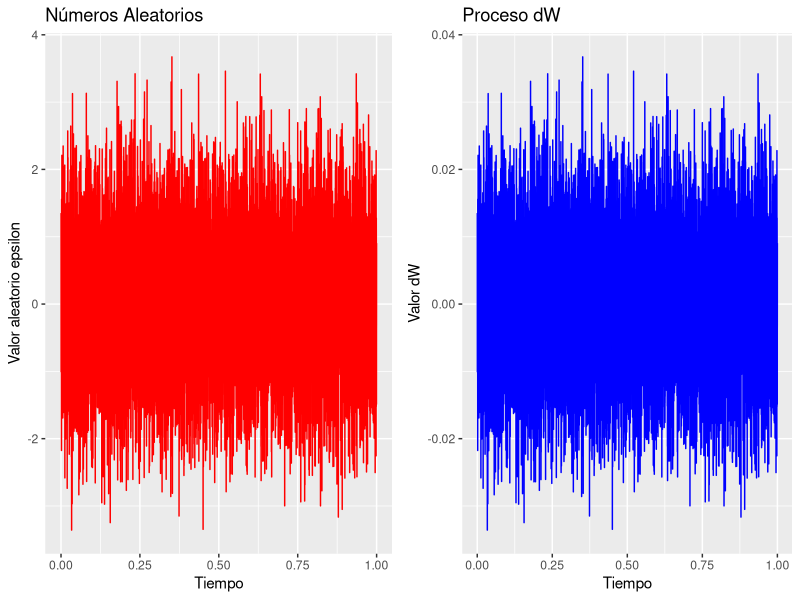
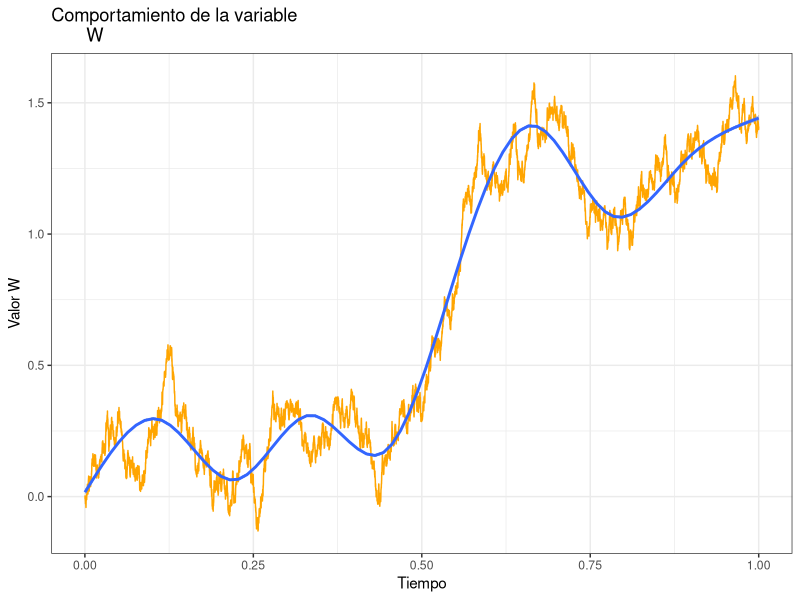
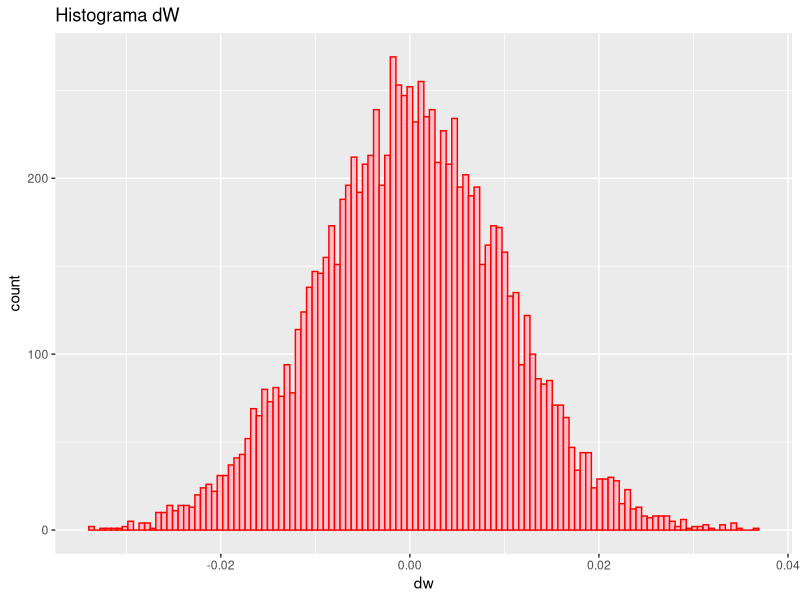
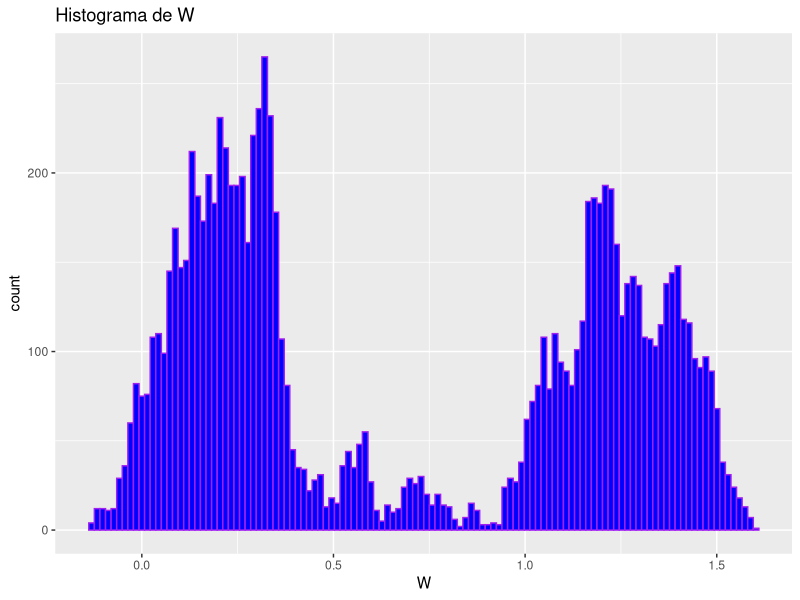
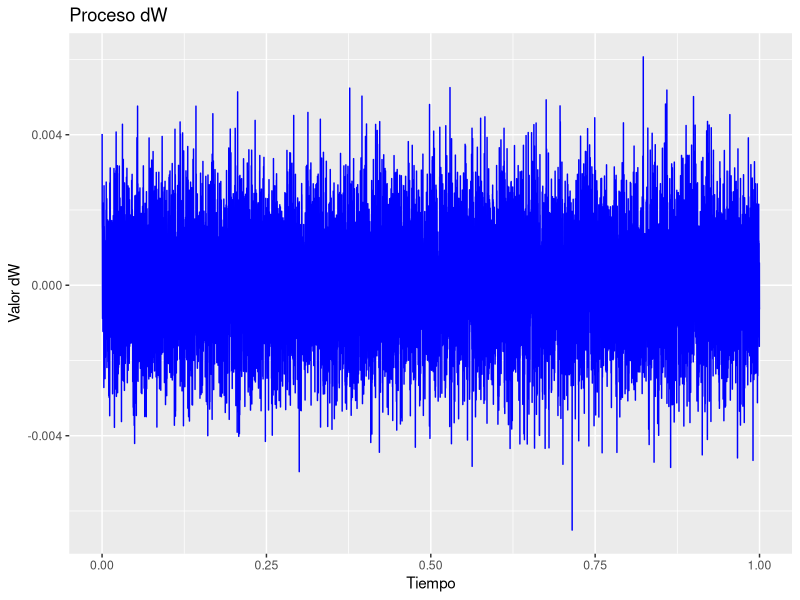
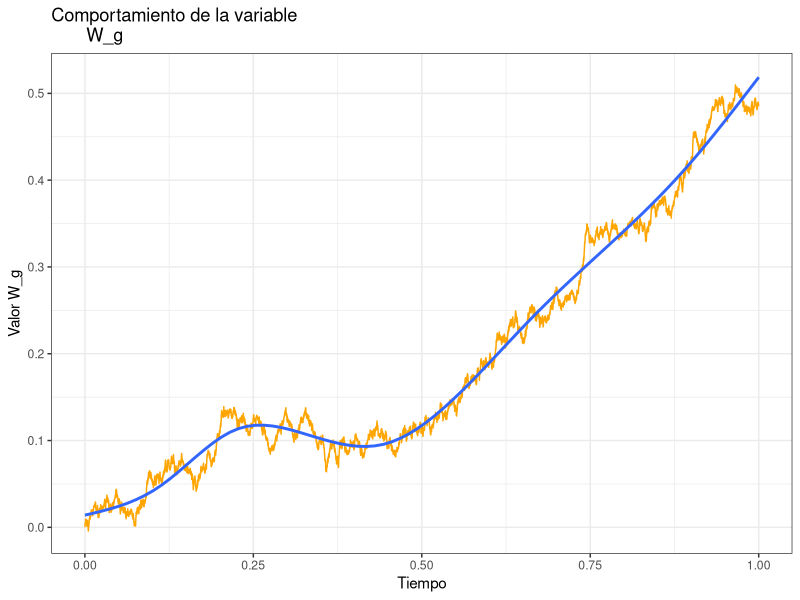

The R script that drew these images, in order:
## ---- chunk 1
library(ggplot2)
library(tibble)
library(gridExtra)
library(knitr)
library(kableExtra)
library(tidyverse)
## ---- chunk 2
n <- 10000
dt <- 1/n
datos <- tibble(tiempo= seq(1/n,1,by=1/n), epsilon=rnorm(n), dw = epsilon*sqrt(dt)) ##data frame
## ---- chunk 3
g1 <- datos %>% ##Concatena funciones, agarra todos los datos y haz una grafica
  ggplot() +
  geom_line(aes(tiempo,epsilon), color = "red") +
  labs(title = "Números Aleatorios", x="Tiempo", y="Valor aleatorio epsilon")#aes = ejes



g2 <- datos %>% ##Concatena funciones, agarra todos los datos y haz una grafica
  ggplot() +
  geom_line(aes(tiempo,dw), color = "blue") +
  labs(title = "Proceso dW", x="Tiempo", y="Valor dW")#aes = ejes

grid.arrange(g1,g2, ncol = 2)
## ---- chunk 4
#Creamos la tabla
carac <- tibble(Proceso=c("Epsilon","DW"),Media = c(mean(datos$epsilon),mean(datos$dw)), Varianza=c(var(datos$epsilon),var(datos$dw)))
carac

#Formato a la tabla
kable(carac, caption = "<center>**Características del proceso**", align = c("c","c","c"), digits = 4) %>% 
  kable_classic(full_width=F) %>% 
  row_spec(0, bold = T) %>% 
  column_spec(1, bold = T, color = "blue")
## ---- chunk 5
Wiener <- matrix(0,n,1)
Wo <- 0
Wiener[1,1] <- Wo
for (t in 2:n) {
  Wiener[t,1]=Wiener[t-1,1]+datos$dw[t]
}
datos <- datos %>%
  mutate(W=Wiener)
## ---- chunk 6
datos %>% ##Concatena funciones, agarra todos los datos y haz una grafica
  ggplot() + theme_bw()+
  geom_line(aes(tiempo,W), color = "orange") +
  geom_smooth(aes(tiempo,W)) +
  labs(title = "Comportamiento de la variable 
       W", x="Tiempo", y="Valor W")#aes = ejes

## ---- chunk 7
datos %>% 
  ggplot(aes(dw))+
  geom_histogram(color="red",fill="pink", bins=120) +
  labs(title = "Histograma dW")

datos %>% 
  ggplot(aes(W))+
  geom_histogram(color="purple",fill="blue", bins=120) +
  labs (title = "Histograma de W")

## ---- chunk 8
a <- 0.3
b <- 0.15
dt <- 1/n
datos2 <- tibble(tiempo= seq(1/n,1,by=1/n), epsilon=rnorm(n), dw = epsilon*sqrt(dt), dX = a*dt + b*dw) ##data frame
## ---- chunk 9
datos2 %>% ##Concatena funciones, agarra todos los datos y haz una grafica
  ggplot() +
  geom_line(aes(tiempo,dX), color = "blue") +
  labs(title = "Proceso dW", x="Tiempo", y="Valor dW")#aes = ejes
## ---- chunk 10
WG <- matrix(0,n,1)
Xo <- 0
WG[1,1] <- Xo
for (t in 2:n) {
  WG[t,1]=WG[t-1,1]+datos2$dX[t]
}
datos2 <- datos2 %>%
  mutate(W_g=WG)
## ---- chunk 11
datos2 %>% ##Concatena funciones, agarra todos los datos y haz una grafica
  ggplot() + theme_bw()+
  geom_line(aes(tiempo,W_g), color = "orange") +
  geom_smooth(aes(tiempo,W_g)) +
  labs(title = "Comportamiento de la variable 
       W_g", x="Tiempo", y="Valor W_g")#aes = ejes
